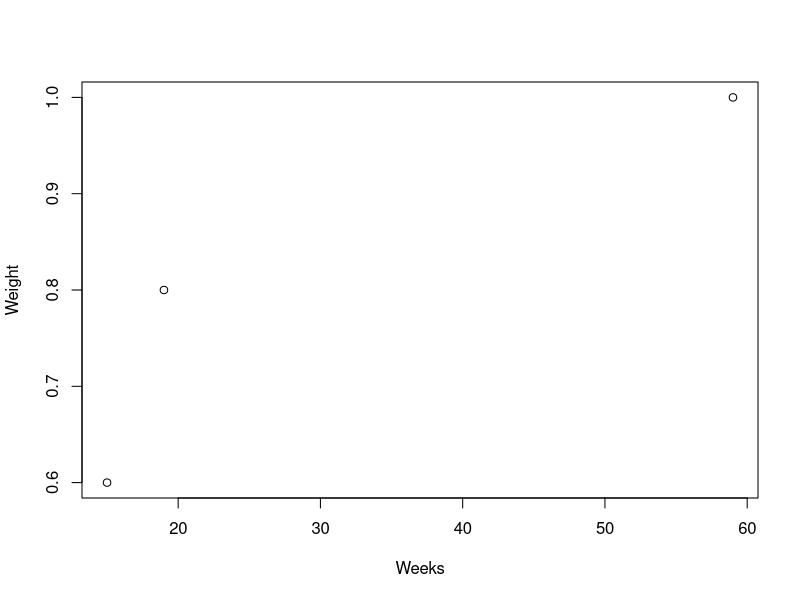
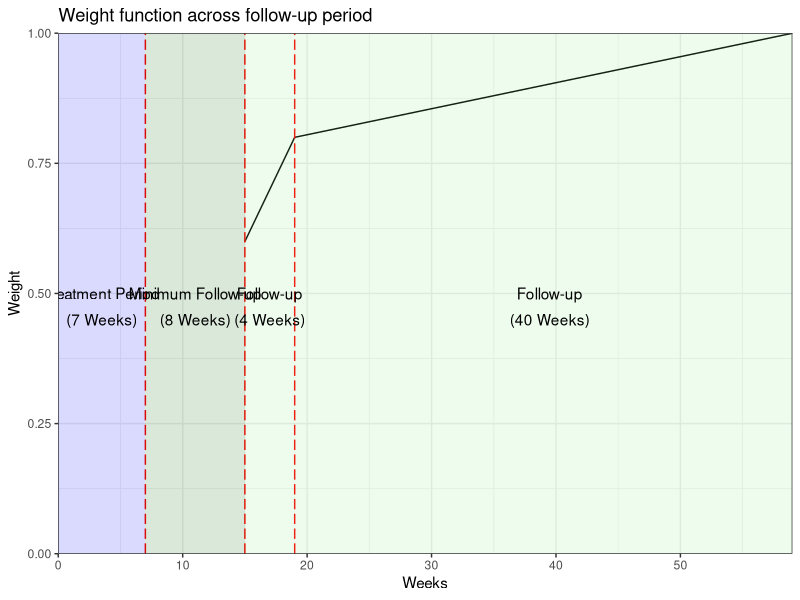
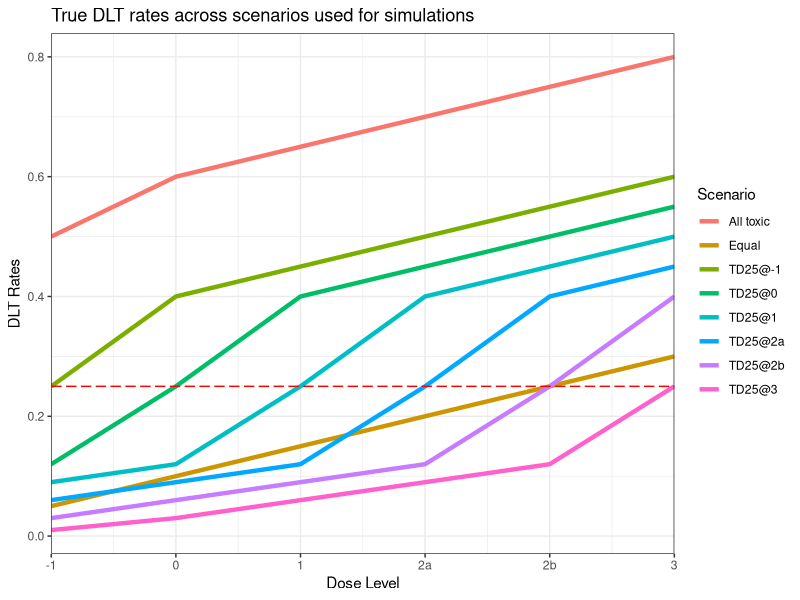

R code for these plots, in order:

# Plot of the weight function. 
Weight <- c(0.6,0.8,1)
Weeks <- c(8+7,12+7,52+7)
plot(Weeks, Weight)
library(ggplot2)

data <- data.frame(Weight, Weeks)

ggplot(data, aes(x = Weeks, y = Weight))+
  geom_line() +
  geom_vline(xintercept = 7, linetype = 'longdash', col = 'red') +
  geom_vline(xintercept = 15, linetype = 'longdash', col = 'red') +
  geom_vline(xintercept = 19, linetype = 'longdash', col = 'red') +
  geom_rect(aes(xmin=0, xmax=7, ymin=0, ymax=1), alpha = 0.05, fill = 'blue')+
  geom_rect(aes(xmin=7, xmax=15, ymin=0, ymax=1), alpha = 0.05, fill = 'darkgreen')+
  geom_rect(aes(xmin=15, xmax=59, ymin=0, ymax=1), alpha = 0.05, fill = 'lightgreen')+
  scale_x_continuous(expand = c(0, 0)) + 
  scale_y_continuous(expand = c(0, 0)) +
  annotate('text', x =3.5 , y = 0.5, label = 'Treatment Period')+
  annotate('text', x =3.5 , y = 0.45, label = '(7 Weeks)')+
  annotate('text', x =11 , y = 0.5, label = 'Minimum Follow-up')+
  annotate('text', x =11 , y = 0.45, label = '(8 Weeks)')+
  annotate('text', x =17 , y = 0.5, label = 'Follow-up')+
  annotate('text', x =17 , y = 0.45, label = '(4 Weeks)')+
  annotate('text', x =39.5 , y = 0.5, label = 'Follow-up')+
  annotate('text', x =39.5 , y = 0.45, label = '(40 Weeks)')+
  ggtitle('Weight function across follow-up period')+
  theme_bw()
  

# Plot of TRUE DLT Rates 

dltrate <- c(0.25, 0.40, 0.45, 0.50, 0.55, 0.60,
             0.12, 0.25, 0.40, 0.45, 0.50, 0.55,
             0.09, 0.12, 0.25, 0.40, 0.45, 0.50, 
             0.06, 0.09, 0.12, 0.25, 0.40, 0.45, 
             0.03, 0.06, 0.09, 0.12, 0.25, 0.40, 
             0.01, 0.03, 0.06, 0.09, 0.12, 0.25, 
             0.05, 0.10, 0.15, 0.20, 0.25, 0.30,
             0.50, 0.60, 0.65, 0.70, 0.75, 0.80)
dose <- rep(c(-1,0,1,'2a','2b',3), times = 8)
dose <- rep(1:6, times = 8)
doselabel <- c(-1,0,1,'2a','2b',3)

scenario <- rep(c('TD25@-1','TD25@0', 'TD25@1','TD25@2a','TD25@2b','TD25@3',
                  'Equal','All toxic'), each = 6)
data <- data.frame(dltrate, dose, scenario)

ggplot(data, aes(x = dose, y = dltrate, group=scenario)) +
  geom_line(aes(color = scenario), size = 1.5) +
  ggtitle('True DLT rates across scenarios used for simulations') +
  labs(x = 'Dose Level', y = 'DLT Rates', color = 'Scenario') +
  scale_x_continuous(expand = c(0, 0), labels = doselabel) +
  geom_hline(yintercept = 0.25, linetype = 'longdash', col = 'red') +
  theme_bw() 
